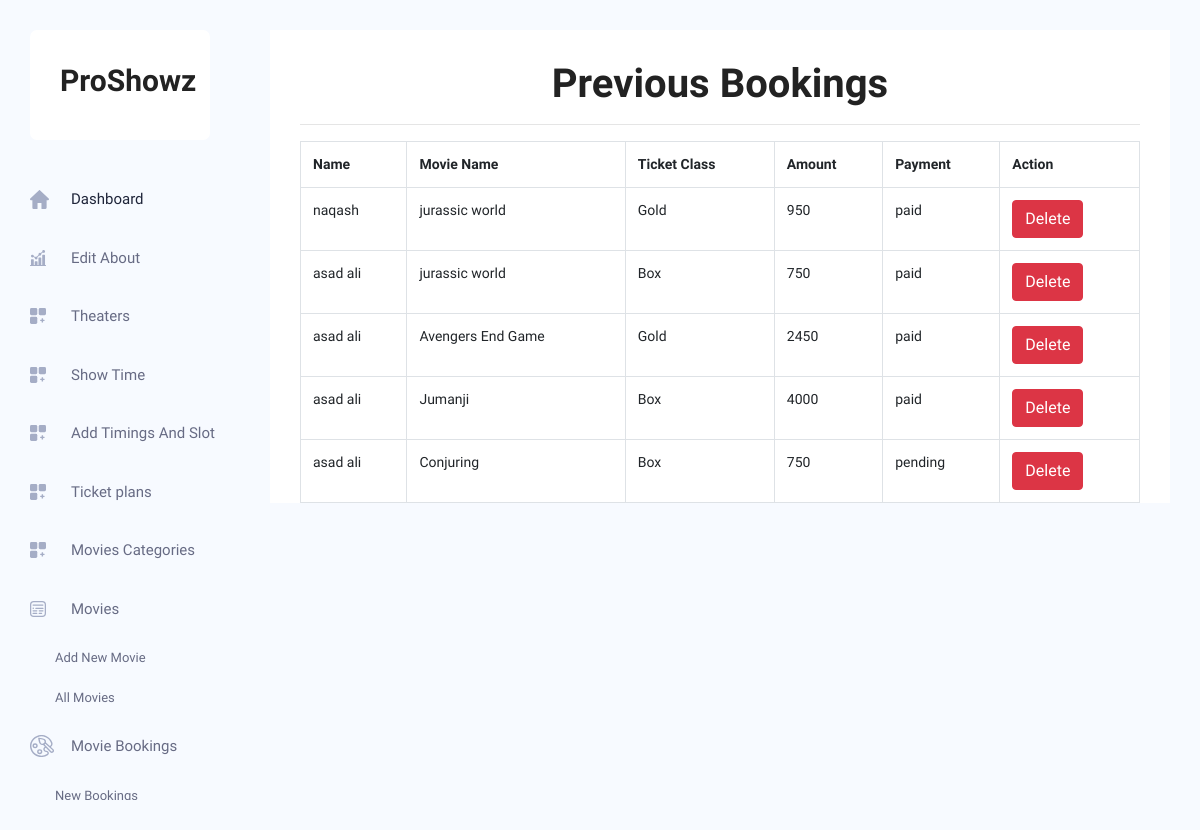
The app's page /admin/previous_booking.php with its own data.
### tables this page shows
CREATE TABLE `booking` (
  `id` int(11) NOT NULL,
  `user_id` int(11) NOT NULL,
  `movie_id` int(11) NOT NULL,
  `num_of_adults` int(11) NOT NULL,
  `booked_seats` int(11) NOT NULL,
  `name` varchar(50) NOT NULL,
  `email` varchar(50) NOT NULL,
  `theater` varchar(50) NOT NULL,
  `num_of_kids` int(11) NOT NULL,
  `ticket_class` varchar(50) NOT NULL,
  `amount` int(11) NOT NULL,
  `payment` varchar(50) NOT NULL
);

CREATE TABLE `movies` (
  `id` int(11) NOT NULL,
  `movie_name` varchar(50) NOT NULL,
  `movie_category` int(11) NOT NULL,
  `movie_description` varchar(1000) NOT NULL,
  `release_Date` varchar(50) NOT NULL,
  `movie_poster` varchar(500) NOT NULL,
  `movie_trailer` varchar(500) NOT NULL,
  `movie_cast` varchar(500) NOT NULL,
  `upload_date` date DEFAULT NULL,
  `language` varchar(50) NOT NULL,
  `seats` int(11) NOT NULL,
  `industry` varchar(50) NOT NULL,
  `status` varchar(50) NOT NULL
);

### admin/previous_booking.php (the view, shortened to what this page needs)
<?php
include('header.php');
include 'connection.php';
$query=mysqli_query($conn,"SELECT movies.movie_name,name,ticket_class,amount,booking.payment FROM booking INNER JOIN movies ON booking.movie_id = movies.id");
$query2=mysqli_query($conn,"SELECT * FROM `booking`");
$row2=mysqli_fetch_array($query2);
?>
<body class="crm_body_bg">
<section class="main_content dashboard_part">
        <div class="main_content_iner ">
            <div class="container plr_30 body_white_bg pt_30">
            <div>
            <h1 class="text-center" style="font-size:40px;">Previous Bookings</h1>
            <hr>
        </div>
        <table class='table table-hover table-stripped table-bordered'>
            <tr>
                <th>Name</th>
                <th>Movie Name</th>
                <th>Ticket Class</th>
                <th>Amount</th>
                <th>Payment</th>
                <th>Action</th>
            </tr>
        <?php
        if ($query!=null) {
while ($row=mysqli_fetch_array($query)) {
    ?>
    <tr>
    <td><?php echo $row['name'] ?></td>
    <td><?php echo $row['movie_name'] ?></td>
    <?php
    if ($row['ticket_class']=='700') {
    ?>
    <td><?php echo "Gold" ?></td>
    <?php
    }
    elseif ($row['ticket_class']=='600') {
    ?>
    <td><?php echo "Platinum" ?></td>
    <?php
    }
   else {
    ?>
    <td><?php echo "Box" ?></td>
    <?php
    }
    ?>
    <td><?php echo $row['amount'] ?></td>
    <td><?php echo $row['payment'] ?></td>
    <td><button type="submit" class="btn btn-danger" data-id="<?php echo $row2[0]; ?>">Delete</button></td>
    </tr>
    <?php
}
}
else{
    echo '<div class="alert alert-danger text-center">There Is Nothing To show You.</div>';
}
?>
</table>
</div>
</div>
</section>
</body>

### records on screen
booking: name "naqash", movie.movie_name "jurassic world", ticket_class "Gold", amount "950", payment "paid"
booking: name "asad ali", movie.movie_name "jurassic world", ticket_class "Box", amount "750", payment "paid"
booking: name "asad ali", movie.movie_name "Avengers End Game", ticket_class "Gold", amount "2450", payment "paid"
booking: name "asad ali", movie.movie_name "Jumanji", ticket_class "Box", amount "4000", payment "paid"
booking: name "asad ali", movie.movie_name "Conjuring", ticket_class "Box", amount "750", payment "pending"
